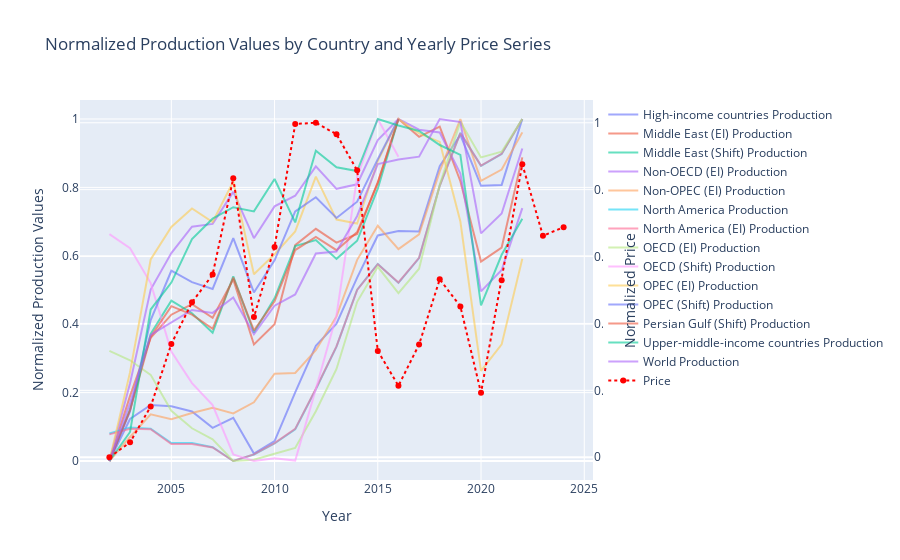

The code cell stored with this chart in its notebook:
### Code cell
# Create traces for each country's production values
traces = []
for country in normalized_production.columns[1:]:  # Exclude the 'Year' column
    trace = go.Scatter(
        x=normalized_production.index,
        y=normalized_production[country],
        mode="lines",
        name=f"{country} Production",
        line=dict(dash="solid"),  # Solid lines for production values
        opacity=0.6,
    )
    traces.append(trace)

# Create a trace for the yearly price series, using a secondary y-axis
trace_price = go.Scatter(
    x=normalized_price.index,
    y=normalized_price["Price"],
    mode="lines+markers",
    name="Price",
    yaxis="y2",
    line=dict(dash="dot", color="red"),  # Dotted line and red color for price values
)
traces.append(trace_price)

# Create the layout
layout = go.Layout(
    title="Normalized Production Values by Country and Yearly Price Series",
    xaxis=dict(title="Year"),
    yaxis=dict(title="Normalized Production Values"),
    yaxis2=dict(title="Normalized Price", overlaying="y", side="right"),
    # legend=dict(orientation="h", yanchor="bottom", y=1.02, xanchor="right", x=1),
)

# Combine the traces into a figure
fig = go.Figure(data=traces, layout=layout)

# Show the plot
fig.show()

### Figure 1 — Plotly figure (JSON) as saved in the notebook; plotly's stock layout.template omitted (floating-point values rounded to 4 significant figures)
{"data": [{"line": {"dash": "solid"}, "mode": "lines", "name": "High-income countries Production", "opacity": 0.6, "type": "scatter", "x": [2002, 2003, 2004, 2005, 2006, 2007, 2008, 2009, 2010, 2011, 2012, 2013, 2014, 2015, 2016, 2017, 2018, 2019, 2020, 2021, 2022], "y": [0, 0.1227, 0.1637, 0.16, 0.145, 0.09686, 0.1265, 0.02191, 0.05831, 0.2009, 0.3367, 0.4016, 0.5362, 0.6594, 0.6727, 0.6711, 0.862, 0.9539, 0.8046, 0.8073, 1]}, {"line": {"dash": "solid"}, "mode": "lines", "name": "Middle East (EI) Production", "opacity": 0.6, "type": "scatter", "x": [2002, 2003, 2004, 2005, 2006, 2007, 2008, 2009, 2010, 2011, 2012, 2013, 2014, 2015, 2016, 2017, 2018, 2019, 2020, 2021, 2022], "y": [0, 0.1905, 0.36, 0.4278, 0.4589, 0.4189, 0.5311, 0.3408, 0.3999, 0.6311, 0.6789, 0.6385, 0.6637, 0.8151, 1, 0.9479, 0.9779, 0.8181, 0.5832, 0.624, 0.8879]}, {"line": {"dash": "solid"}, "mode": "lines", "name": "Middle East (Shift) Production", "opacity": 0.6, "type": "scatter", "x": [2002, 2003, 2004, 2005, 2006, 2007, 2008, 2009, 2010, 2011, 2012, 2013, 2014, 2015, 2016, 2017, 2018, 2019, 2020, 2021, 2022], "y": [0, 0.151, 0.3719, 0.4687, 0.4321, 0.3748, 0.5399, 0.3756, 0.4755, 0.6285, 0.6462, 0.591, 0.6439, 0.7961, 1, null, null, null, null, null, null]}, {"line": {"dash": "solid"}, "mode": "lines", "name": "Non-OECD (EI) Production", "opacity": 0.6, "type": "scatter", "x": [2002, 2003, 2004, 2005, 2006, 2007, 2008, 2009, 2010, 2011, 2012, 2013, 2014, 2015, 2016, 2017, 2018, 2019, 2020, 2021, 2022], "y": [0, 0.2274, 0.5012, 0.6078, 0.685, 0.6933, 0.7869, 0.6515, 0.7445, 0.7756, 0.8615, 0.7959, 0.8091, 0.9383, 1, 0.9685, 0.9606, 0.8404, 0.4959, 0.5585, 0.7392]}, {"line": {"dash": "solid"}, "mode": "lines", "name": "Non-OPEC (EI) Production", "opacity": 0.6, "type": "scatter", "x": [2002, 2003, 2004, 2005, 2006, 2007, 2008, 2009, 2010, 2011, 2012, 2013, 2014, 2015, 2016, 2017, 2018, 2019, 2020, 2021, 2022], "y": [0, 0.0703, 0.1363, 0.1222, 0.1406, 0.1559, 0.1391, 0.1715, 0.2551, 0.2572, 0.3238, 0.4228, 0.5882, 0.688, 0.6196, 0.6627, 0.847, 1, 0.8194, 0.8522, 0.9609]}, {"line": {"dash": "solid"}, "mode": "lines", "name": "North America Production", "opacity": 0.6, "type": "scatter", "x": [2002, 2003, 2004, 2005, 2006, 2007, 2008, 2009, 2010, 2011, 2012, 2013, 2014, 2015, 2016, 2017, 2018, 2019, 2020, 2021, 2022], "y": [0.08051, 0.09819, 0.09469, 0.05243, 0.05228, 0.04031, 0, 0.01884, 0.0513, 0.09277, 0.21, 0.3343, 0.5008, 0.5762, 0.5207, 0.5933, 0.8049, 0.9594, 0.8632, 0.8978, 1]}, {"line": {"dash": "solid"}, "mode": "lines", "name": "North America (EI) Production", "opacity": 0.6, "type": "scatter", "x": [2002, 2003, 2004, 2005, 2006, 2007, 2008, 2009, 2010, 2011, 2012, 2013, 2014, 2015, 2016, 2017, 2018, 2019, 2020, 2021, 2022], "y": [0.07782, 0.09451, 0.09291, 0.04973, 0.04952, 0.03956, 0, 0.01936, 0.05208, 0.0939, 0.2115, 0.3351, 0.5002, 0.5756, 0.5219, 0.5939, 0.8048, 0.9586, 0.8637, 0.8982, 1.0]}, {"line": {"dash": "solid"}, "mode": "lines", "name": "OECD (EI) Production", "opacity": 0.6, "type": "scatter", "x": [2002, 2003, 2004, 2005, 2006, 2007, 2008, 2009, 2010, 2011, 2012, 2013, 2014, 2015, 2016, 2017, 2018, 2019, 2020, 2021, 2022], "y": [0.322, 0.2946, 0.2519, 0.147, 0.09567, 0.06348, 0, 0.003734, 0.02129, 0.03813, 0.1454, 0.269, 0.4655, 0.5677, 0.491, 0.5621, 0.8076, 0.9917, 0.8876, 0.9045, 1]}, {"line": {"dash": "solid"}, "mode": "lines", "name": "OECD (Shift) Production", "opacity": 0.6, "type": "scatter", "x": [2002, 2003, 2004, 2005, 2006, 2007, 2008, 2009, 2010, 2011, 2012, 2013, 2014, 2015, 2016, 2017, 2018, 2019, 2020, 2021, 2022], "y": [0.6634, 0.6225, 0.5202, 0.3202, 0.2279, 0.1633, 0.01901, 0, 0.007894, 0.001213, 0.2108, 0.4263, 0.8305, 1, 0.8896, null, null, null, null, null, null]}, {"line": {"dash": "solid"}, "mode": "lines", "name": "OPEC (EI) Production", "opacity": 0.6, "type": "scatter", "x": [2002, 2003, 2004, 2005, 2006, 2007, 2008, 2009, 2010, 2011, 2012, 2013, 2014, 2015, 2016, 2017, 2018, 2019, 2020, 2021, 2022], "y": [0, 0.2599, 0.5893, 0.6845, 0.7384, 0.6987, 0.8172, 0.546, 0.6046, 0.6713, 0.8315, 0.706, 0.6945, 0.8767, 1, 0.9577, 0.9331, 0.7002, 0.2637, 0.3409, 0.5915]}, {"line": {"dash": "solid"}, "mode": "lines", "name": "OPEC (Shift) Production", "opacity": 0.6, "type": "scatter", "x": [2002, 2003, 2004, 2005, 2006, 2007, 2008, 2009, 2010, 2011, 2012, 2013, 2014, 2015, 2016, 2017, 2018, 2019, 2020, 2021, 2022], "y": [0, 0.145, 0.4123, 0.5563, 0.5232, 0.503, 0.6517, 0.4929, 0.5866, 0.73, 0.7714, 0.7106, 0.7583, 0.8825, 1, null, null, null, null, null, null]}, {"line": {"dash": "solid"}, "mode": "lines", "name": "Persian Gulf (Shift) Production", "opacity": 0.6, "type": "scatter", "x": [2002, 2003, 2004, 2005, 2006, 2007, 2008, 2009, 2010, 2011, 2012, 2013, 2014, 2015, 2016, 2017, 2018, 2019, 2020, 2021, 2022], "y": [0, 0.1487, 0.3632, 0.4527, 0.428, 0.3866, 0.5365, 0.3817, 0.467, 0.6168, 0.6554, 0.6165, 0.6695, 0.8126, 1.0, null, null, null, null, null, null]}, {"line": {"dash": "solid"}, "mode": "lines", "name": "Upper-middle-income countries Production", "opacity": 0.6, "type": "scatter", "x": [2002, 2003, 2004, 2005, 2006, 2007, 2008, 2009, 2010, 2011, 2012, 2013, 2014, 2015, 2016, 2017, 2018, 2019, 2020, 2021, 2022], "y": [0, 0.08489, 0.4429, 0.5217, 0.6487, 0.7086, 0.7421, 0.7298, 0.8246, 0.6976, 0.9074, 0.859, 0.8477, 1.0, 0.9809, 0.9648, 0.9239, 0.895, 0.4552, 0.603, 0.7084]}, {"line": {"dash": "solid"}, "mode": "lines", "name": "World Production", "opacity": 0.6, "type": "scatter", "x": [2002, 2003, 2004, 2005, 2006, 2007, 2008, 2009, 2010, 2011, 2012, 2013, 2014, 2015, 2016, 2017, 2018, 2019, 2020, 2021, 2022], "y": [0, 0.1692, 0.3684, 0.4041, 0.4416, 0.433, 0.4779, 0.3712, 0.454, 0.4869, 0.6066, 0.6126, 0.7164, 0.8684, 0.8815, 0.89, 1, 0.991, 0.6656, 0.7237, 0.9138]}, {"line": {"color": "red", "dash": "dot"}, "mode": "lines+markers", "name": "Price", "type": "scatter", "x": [2002, 2003, 2004, 2005, 2006, 2007, 2008, 2009, 2010, 2011, 2012, 2013, 2014, 2015, 2016, 2017, 2018, 2019, 2020, 2021, 2022, 2023, 2024], "y": [0, 0.04463, 0.1517, 0.3387, 0.463, 0.546, 0.8339, 0.4189, 0.6287, 0.9962, 1.0, 0.9656, 0.8576, 0.318, 0.2137, 0.3371, 0.5321, 0.451, 0.193, 0.5294, 0.876, 0.6621, 0.6876], "yaxis": "y2"}], "layout": {"title": {"text": "Normalized Production Values by Country and Yearly Price Series"}, "xaxis": {"title": {"text": "Year"}}, "yaxis": {"title": {"text": "Normalized Production Values"}}, "yaxis2": {"overlaying": "y", "side": "right", "title": {"text": "Normalized Price"}}}}
